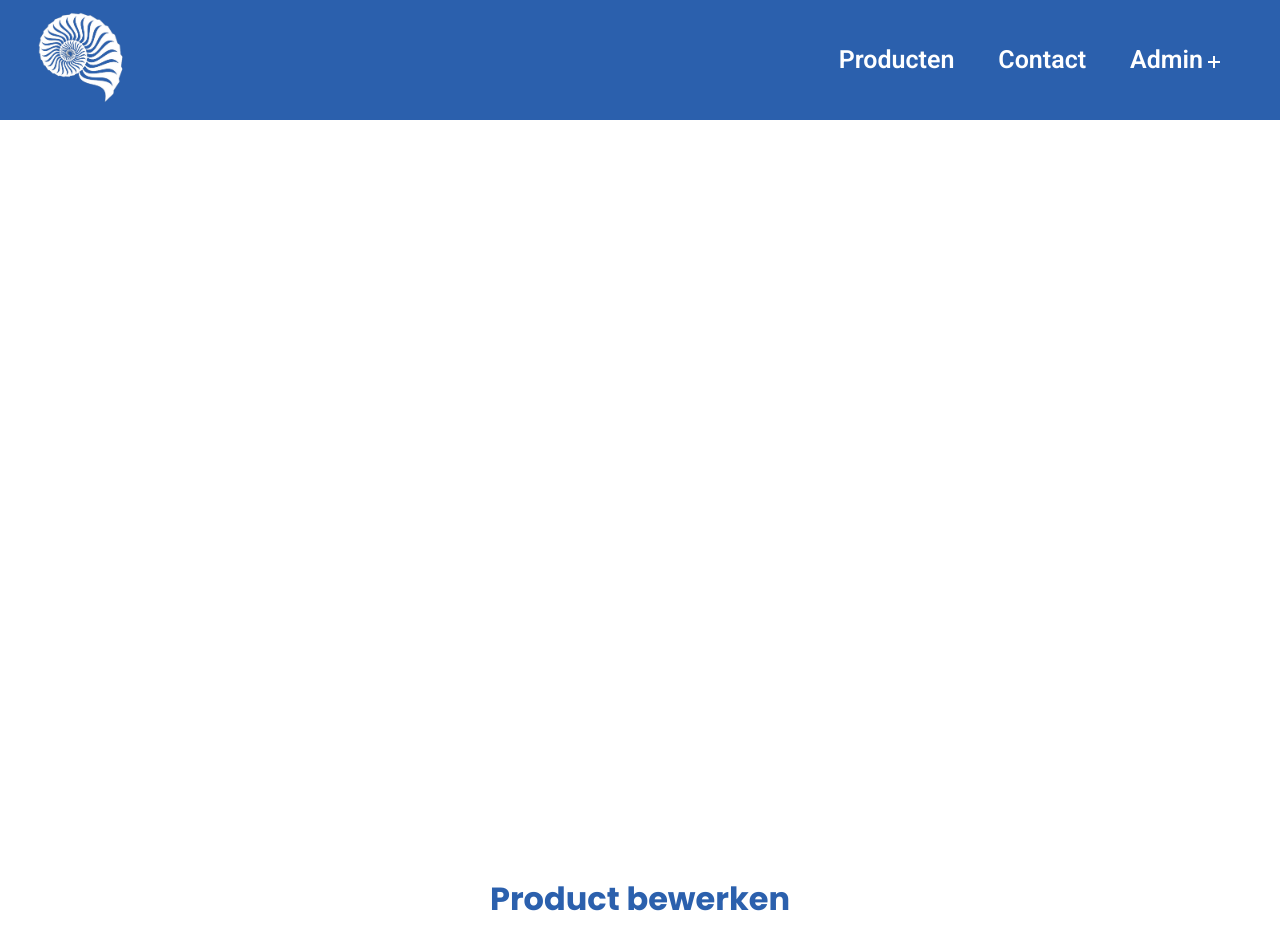
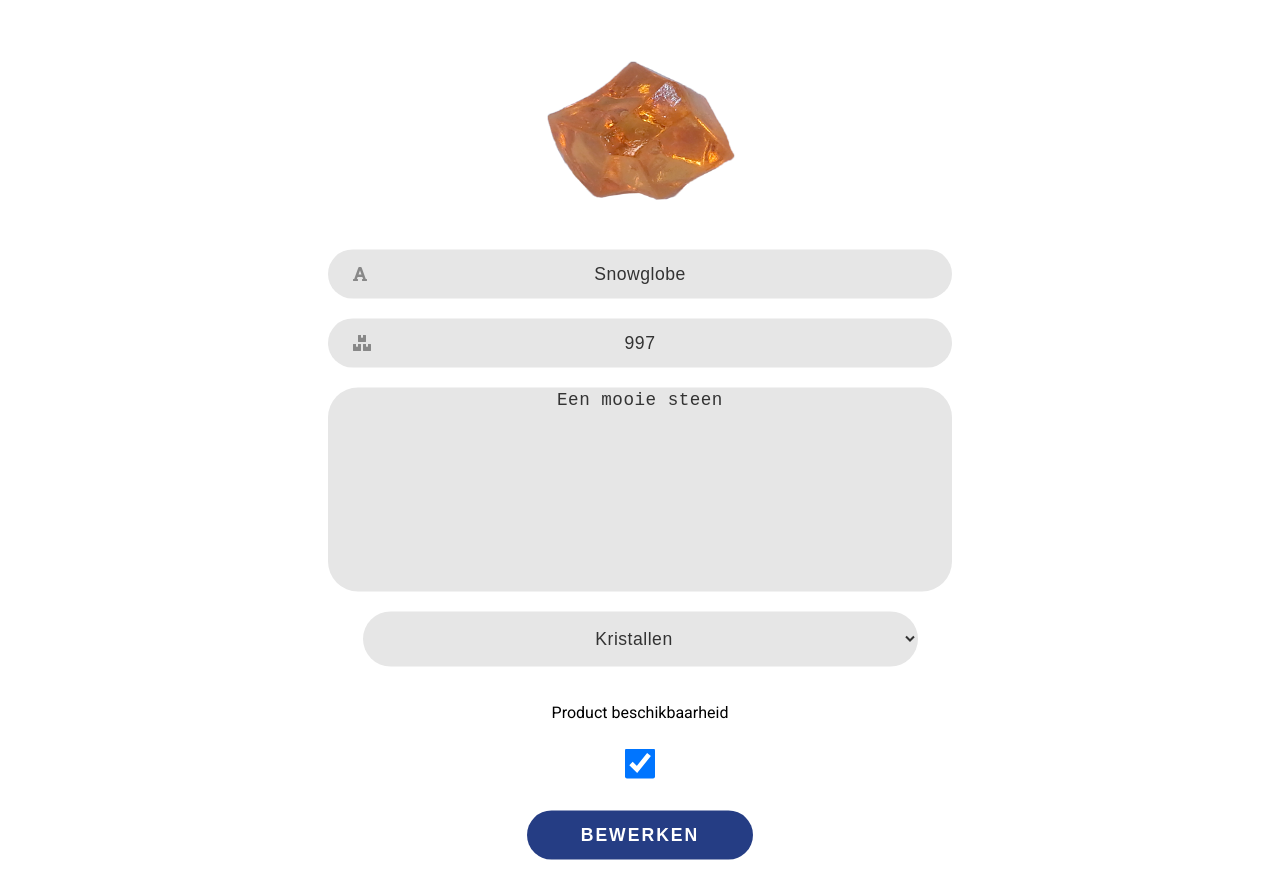
The page /editProduct.php?id=34 (signed in) on the database its author committed (2 pictures, top to bottom).
### tables this page shows
CREATE TABLE `product_image` (
  `image_id` int(11) NOT NULL,
  `image_name` varchar(250) NOT NULL,
  `product_id` int(11) NOT NULL
);

CREATE TABLE `product` (
  `product_id` int(11) NOT NULL,
  `product_name` varchar(50) NOT NULL,
  `product_price` int(11) NOT NULL,
  `product_category` int(11) NOT NULL,
  `product_description` longtext NOT NULL,
  `product_quantity` int(11) DEFAULT NULL,
  `product_availability` varchar(5) NOT NULL DEFAULT 'true'
);

CREATE TABLE `product_category` (
  `category_id` int(11) NOT NULL,
  `category_name` varchar(250) NOT NULL
);

### classes/dbh.php (called while the page is built)
<?php
class dbh
{
    public function connection()
    {
        try {
            $username = "root";
            $password = "";
            $pdo = new PDO('mysql:host=localhost;dbname=fas', $username, $password);
            return $pdo;
        } catch (PDOException $e) {
            print "Error!:" . $e->getMessage() . "<br/>";
            die();
        }
    }
}

### editProduct.php (the view, shortened to what this page needs)
<?php
include 'incs/header.php';
include 'classes/dbh.php';
$dbh = new Dbh();
$productId = $_GET['id'];
?>
<?php
include 'incs/navBar.php';
?>
<div id="add-product-container">
    <?php
    $stmt = $dbh->connection()->prepare("SELECT * FROM product INNER JOIN product_image ON product_image.product_id = product.product_id  WHERE product.product_id = :productId");
    $stmt->bindParam(':productId', $productId);
    $stmt->execute();
    $row = $stmt->fetch(PDO::FETCH_ASSOC);
    $productName = $row['product_name'];
    $productDescription = $row['product_description'];
    $productImage = $row['image_name'];
    $productCategory = $row['product_category'];
    $productStock = $row['product_quantity'];
    $productAvailability = $row['product_availability'];
    $stmt = $dbh->connection()->prepare("SELECT * FROM product_category WHERE category_id = :productCategory");
    $stmt->bindParam(':productCategory', $productCategory);
    $stmt->execute();
    $row = $stmt->fetch(PDO::FETCH_ASSOC);
    $productCategoryName = $row['category_name'];
    ?>
    <div class="titlerow">
        <div class="col-md-12">
            <h1 class="text-center">Product bewerken</h1>
        </div>
    </div>
    <div class="row">
        <div class="col-md-12">
            <form action="" class="login-form" method="post" enctype="multipart/form-data">
                <img src="<?php echo "imgs/$productImage" ?>" alt="Product foto" id="productPictureDisplay" onclick="triggerClick()">
                <div class="form-control">
                    <input type="text" name="productName" id="productName" placeholder="Naam product" value="<?php echo $productName ?>" required>
                    <i class="fas fa-font"></i>
                </div>
                <div class="form-control">
                    <input type="text" name="productStock" id="productStock" placeholder="Voorraad product" value="<?php echo $productStock ?>" required>
                    <i class="fas fa-boxes"></i>
                </div>
                <div class="form-control">
                    <textarea name="productDescription" id="productDescription" cols="55" rows="10" placeholder="Beschrijving product" resize="none" required><?php echo $productDescription ?></textarea>
                </div>
                <div class="form-control">
                    <select name="productCategory" id="productCategory" required>
                        <option value="<?php echo $productCategory ?>"><?php echo $productCategoryName ?></option>
                    </select>
                </div>
                <br>
                <label for="productAvailability">Product beschikbaarheid</label>
                <br>
                <input type="checkbox" name="productAvailability" id="productAvailability" onclick="checkAvailability()" value="<?php echo $productAvailability ?>" <?php if ($productAvailability == "true") {
                                                                                                                                                                        echo "checked";
                                                                                                                                                                    } ?>>
                <button class="submit" type="submit" name="submit">Bewerken</button>
            </form>
        </div>
    </div>
</div>
<?php
include 'incs/footer.php';
?>

### css/styles.css (style rules this page uses)
html { font-size: 62.5%; font-family: "roboto", "sans-serif"; color: black; background: #fff; -webkit-font-smoothing: antialiased; -moz-osx-font-smoothing: grayscale; margin: 0; padding: 0; overflow-x: hidden; }
h1, h2, h3, h4, h5, h6 { font-family: "poppins", "sans-serif"; font-weight: bold; }
.login-form { width: 100%; display: flex; flex-direction: column; }
.form-control { width: 100%; position: relative; margin-bottom: 24px; }
.form-control input, button { border: none; outline: none; border-radius: 30px; font-size: 1.1em; }
.form-control input { width: 100%; background: #e6e6e6; color: #333; letter-spacing: 0.5px; padding: 14px 50px; }
.form-control input ~ i { position: absolute; left: 25px; top: 50%; transform: translateY(-50%); color: #888; transition: color 0.4s; }
button.submit { color: #fff; padding: 14px 54px; margin: 32px auto; text-transform: uppercase; letter-spacing: 2px; font-weight: bold; background-color: #253d84; cursor: pointer; transition: opacity 0.4s; }
#add-product-container { margin-top: 150px; position: absolute; top: 60%; left: 50%; transform: translate(-50%, -50%); width: 100%; height: 100%; z-index: 100; text-align: center; justify-content: center; align-items: center; display: flex; flex-direction: column; }
#add-product-container form { padding-bottom: 10px; }
#add-product-container .form-control { text-align: center; width: 100%; display: flex; justify-content: center; align-items: center; margin: 10px auto; }
#add-product-container .form-control input { text-align: center; }
#add-product-container .form-control textarea { text-align: center; background: #e6e6e6; color: #333; letter-spacing: 0.5px; border: none; outline: none; border-radius: 30px; font-size: 1.1em; resize: none; }
#add-product-container .form-control select { text-align: center; background: #e6e6e6; color: #333; letter-spacing: 0.5px; border: none; outline: none; border-radius: 30px; font-size: 1.1em; width: 555px; height: 55px; }
#productPictureDisplay { width: 200px; height: 200px; border-radius: 50%; margin: 10px auto; display: block; }
#add-product-container h1 { color: #2b60ad; }
#add-product-container input[type="checkbox"] { width: 30px; height: 30px; margin: 0 auto; }

### rows shown on the page
product_image: image_name (picture), productName "Snowglobe", productStock "997", productDescription "Een mooie steen"
product_category: productCategory "Kristallen"
product: product_availability "☑"
